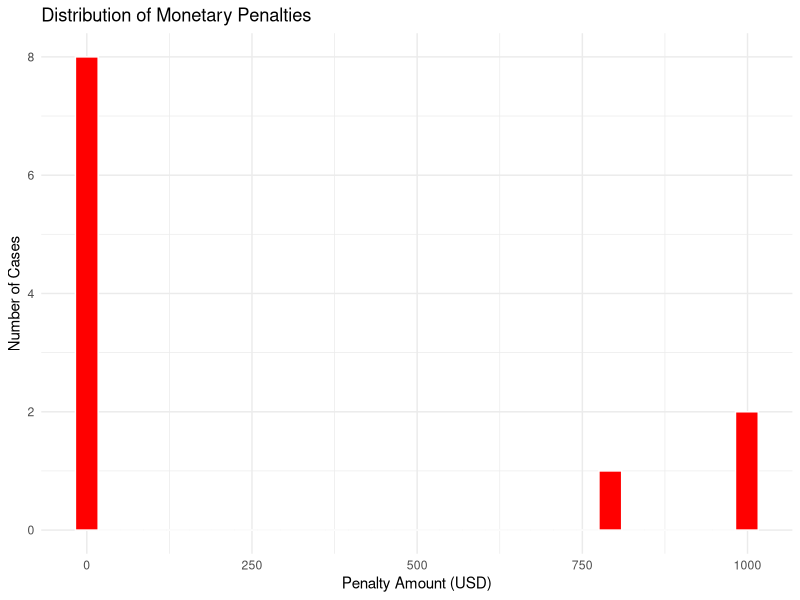
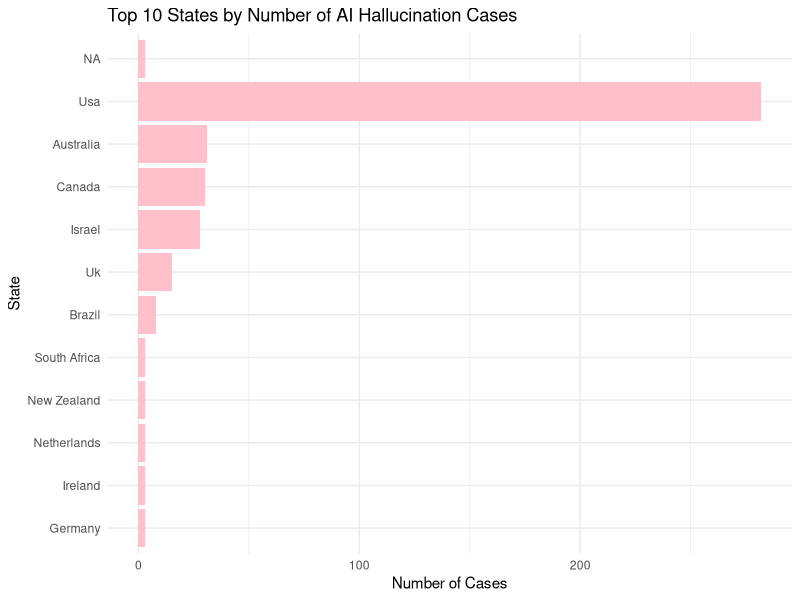
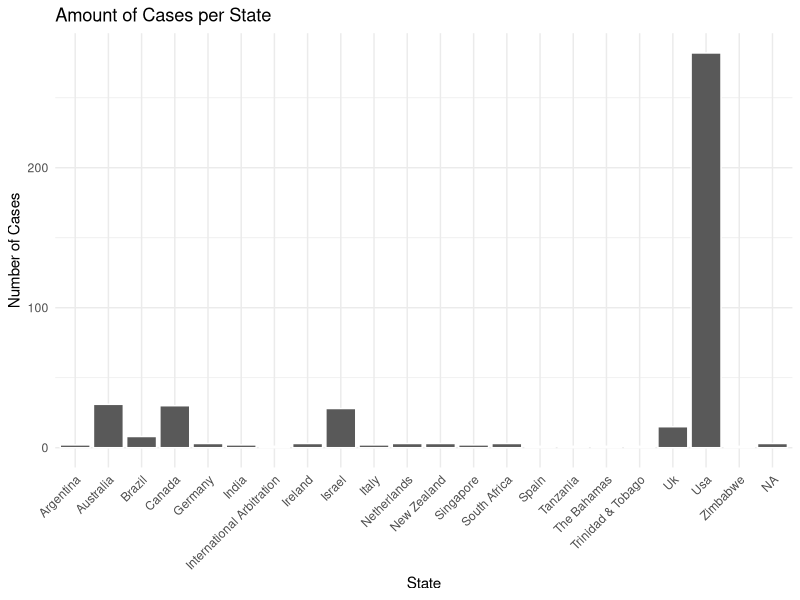
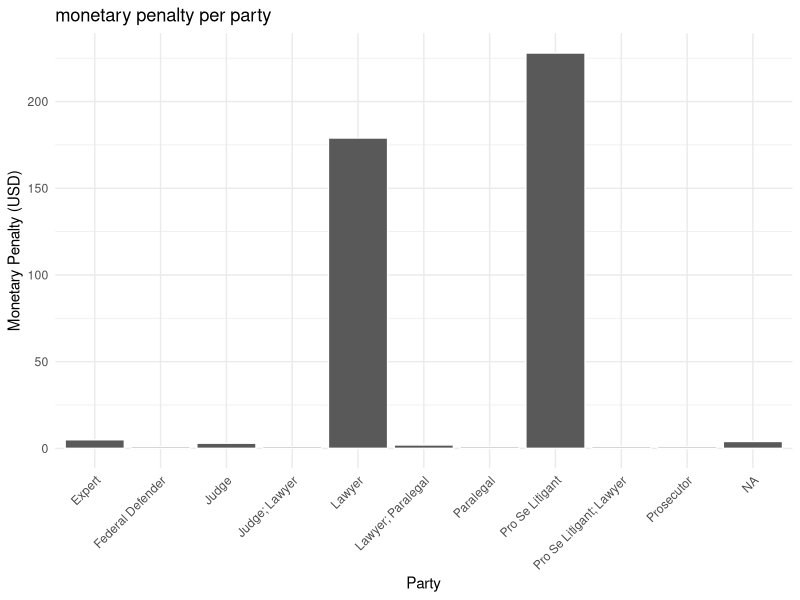
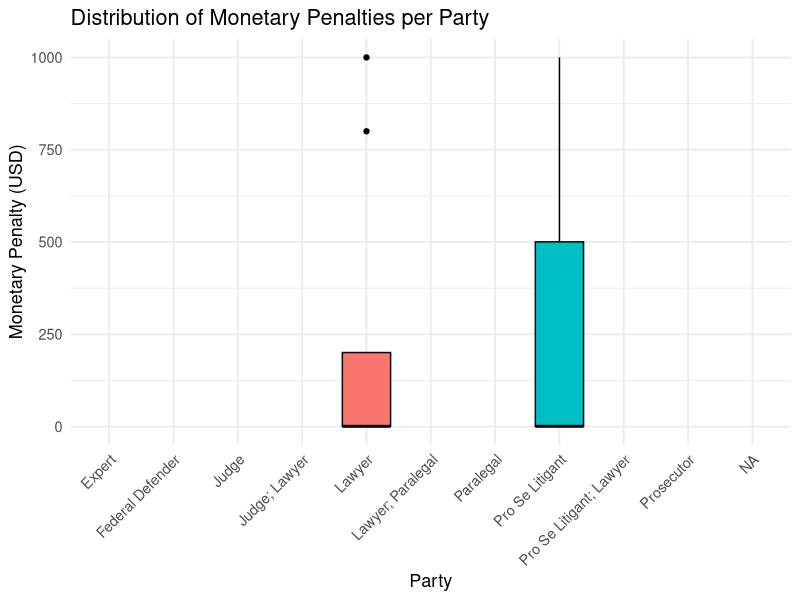

The R source for these figures, in order:
## ---- chunk 1
library(tidyverse)
library(broom)
ai_data <- read_csv("../data/Charlotin-hallucination_cases.csv")
#view(ai_data)
## ---- chunk 2
ai_data <- as_tibble(ai_data) |>
  rename(
`case_name` = `Case Name`,
`court` = `Court`,
`state` = `State(s)`,
`date` = `Date`,
`party` = `Party(ies)`,
`ai_tool` = `AI Tool`,
`hallucination` = `Hallucination`,
`outcome` = `Outcome`,
`monetary_penalty` = `Monetary Penalty`,
`professional_sanction` = `Professional Sanction`,
`key_principle` = `Key Principle`,
`pointer` = `Pointer`,
`source` = `Source`,
`details` = `Details`
)
## ---- chunk 3
ai_data <- ai_data |>
  mutate(
    across(
      c(court, state, hallucination, outcome, monetary_penalty, professional_sanction),
      ~ .x |> str_squish() |> str_to_title() |> na_if("")
    )
  )

rates <- tibble::tribble(
  ~currency, ~rate_to_usd,
  "USD", 1,
  "EUR", 1.07,
  "GBP", 1.24,
  "CAD", 0.73
)

ai_data <- ai_data %>% 
  mutate(currency = "USD")


monetary_penalty_tidy <- ai_data %>%
  mutate(
    monetary_penalty = str_replace_all(monetary_penalty, "[$,]", ""),
    monetary_penalty = na_if(monetary_penalty, "none"),
    monetary_penalty = na_if(monetary_penalty, "n/a"),
    monetary_penalty = na_if(monetary_penalty, "na"),
    monetary_penalty = na_if(monetary_penalty, "N/A"),
    monetary_penalty = as.numeric(monetary_penalty)
  )

monetary_penalty_usd <- monetary_penalty_tidy %>%
  mutate(
    monetary_penalty_usd = if_else(str_to_upper(currency) == "USD",
                                   monetary_penalty,
                                   NA_real_)
  )
## ---- chunk 4
ai_tool_tidy <- ai_data |>
  mutate(ai_tool = str_replace_all(ai_tool, " and | & ", ",")) |>
  separate_rows(ai_tool, sep = ",|/|;") |>
  mutate(ai_tool = str_squish(ai_tool),
         ai_tool = na_if(ai_tool, ""),
         ai_tool = if_else(str_to_lower(ai_tool) %in% c("n/a","na","none"), NA_character_, ai_tool)) |>
  drop_na(ai_tool)
## ---- chunk 5

synonyms <- c(
  "ChatGPT" = "OpenAI ChatGPT",
  "GPT-4" = "OpenAI ChatGPT",
  "GPT4" = "OpenAI ChatGPT",
  "Google Gemini" = "Gemini",
  "Google Bard" = "Gemini",
  "Bard" = "Gemini",
  "Claude" = "Anthropic Claude",
  "implied" = "Implied",
  "Copilot" = "MS Copilot",
  "Microsoft CoPilot" = "MS Copilot",
  "CoPilot" = "MS Copilot"
)
ai_tool_tidy <- ai_tool_tidy |>
  mutate(ai_tool = coalesce(synonyms[ai_tool], ai_tool))

## ---- chunk 6
word_counts <- ai_tool_tidy |>
  count(ai_tool, name = "freq", sort = TRUE)
## ---- chunk 7
ai_data <- ai_data |>
  mutate(
    hallucination = case_when(
      str_detect(coalesce(hallucination, ""), regex("citation", ignore_case = TRUE)) ~ "Fake Citation",
      str_detect(coalesce(hallucination, ""), regex("argument",  ignore_case = TRUE)) ~ "Fake Argument",
      str_detect(coalesce(hallucination, ""), regex("quote|source", ignore_case = TRUE)) ~ "Fake Source/Quote",
      TRUE ~ hallucination
    )
  )
ai_data <- ai_data |>
  mutate(
    hallucination = case_when(
      str_detect(hallucination, regex("citation", ignore_case = TRUE)) ~ "Fake Citation",
      str_detect(hallucination, regex("argument", ignore_case = TRUE)) ~ "Fake Argument",
      str_detect(hallucination, regex("quote|source", ignore_case = TRUE)) ~ "Fake Source/Quote",
      TRUE ~ hallucination
    )
  )
ai_data <- ai_data |>
  mutate(
    outcome = case_when(
      str_detect(outcome, regex("dismissed|thrown out", ignore_case = TRUE)) ~ "Dismissed",
      str_detect(outcome, regex("pending|ongoing", ignore_case = TRUE)) ~ "Pending",
      str_detect(outcome, regex("fined|sanction|penalty", ignore_case = TRUE)) ~ "Penalized",
      TRUE ~ outcome
    )
  )
ai_data <- ai_data |>
  mutate(
    professional_sanction = case_when(
      str_detect(professional_sanction, regex("yes|y", ignore_case = TRUE)) ~ "Yes",
      str_detect(professional_sanction, regex("no|n", ignore_case = TRUE)) ~ "No",
      TRUE ~ professional_sanction
    )
  )
## ---- chunk 8
print(dim(ai_data))
## ---- chunk 9
print(glimpse(ai_data))
## ---- chunk 10
print(spec(ai_data))
## ---- chunk 11
summary(ai_data$monetary_penalty)
## ---- chunk 12

ai_data$monetary_penalty <- as.numeric(ai_data$monetary_penalty)

word_counts <- ai_data |>
  count(ai_tool, sort = TRUE)

ggplot(ai_data, aes(x = monetary_penalty)) +
  geom_histogram(bins = 30, fill = "red", color = "white") +
  labs(
    title = "Distribution of Monetary Penalties",
    x = "Penalty Amount (USD)",
    y = "Number of Cases"
  ) +
  theme_minimal()


ai_data |>
  count(state, sort = TRUE) |>
  slice_max(n, n = 10) |>
  ggplot(aes(x = reorder(state, n), y = n)) +
  geom_col(fill = "pink") +
  coord_flip() +
  labs(title = "Top 10 States by Number of AI Hallucination Cases",
       x = "State", y = "Number of Cases") +
  theme_minimal()


ggplot(ai_data, aes(x = state, fill = monetary_penalty)) +
  geom_bar(color = "white") +
  labs(
    title = "Amount of Cases per State",
    x = "State",
    y = "Number of Cases", 
    fill = "Penalty Amount (USD)"
  ) +
  theme_minimal() +
  theme(axis.text.x = element_text(angle = 45, hjust = 1))

ggplot(ai_data, aes(x = party, fill = monetary_penalty)) +
  geom_bar(color = "white") +
  labs(
    title = "monetary penalty per party",
    x = "Party",
    y = "Monetary Penalty (USD)", 
    fill = "Penalty Amount (USD)"
  ) +
  theme_minimal() +
  theme(axis.text.x = element_text(angle = 45, hjust = 1))


ggplot(ai_data, aes(x = party, y = monetary_penalty, fill = party)) +
  geom_boxplot(color = "black") +
  labs(
    title = "Distribution of Monetary Penalties per Party",
    x = "Party",
    y = "Monetary Penalty (USD)",
    fill = "Party"
  ) +
  theme_minimal(base_size = 13) +
  theme(
    axis.text.x = element_text(angle = 45, hjust = 1),
    legend.position = "none"
  )




